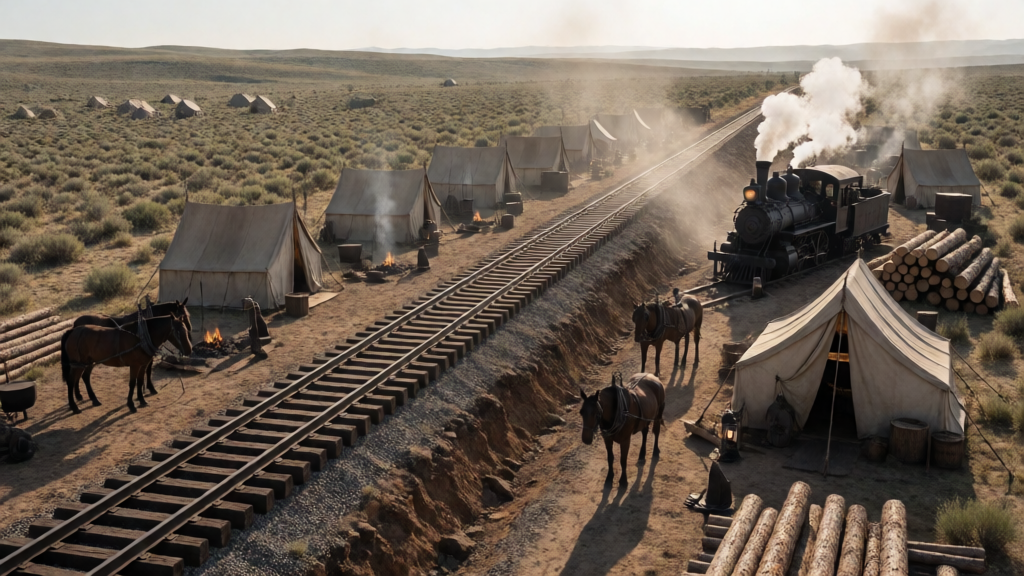
#> input picture MusicTests/loc_72fb9a2528.png, 1024 x 576 px
$ python -i pose_classify.py   (imports and definitions only)
#> lines starting #> are read from the running program, lines starting #| are printed output that depends on the picture
"""Pose Organizer helpers: classify a pose file's type from its content,
auto-tag a pose from its keypoint geometry, and compute a dedup hash.

Kept dependency-light: cv2/numpy when available, PIL fallback, and pure-Python
for the geometry/dedup logic (never raises).
"""
from __future__ import annotations

import logging
from pathlib import Path
from typing import Optional

logger = logging.getLogger(__name__)

try:
    import cv2  # type: ignore
    import numpy as np  # type: ignore
    _HAVE_CV2 = True
except Exception:
    cv2 = None  # type: ignore
    np = None  # type: ignore
    _HAVE_CV2 = False

try:
    from PIL import Image  # type: ignore
    _HAVE_PIL = True
except Exception:
    Image = None  # type: ignore
    _HAVE_PIL = False

IMAGE_EXTS = {".png", ".jpg", ".jpeg", ".webp", ".bmp"}
JSON_EXTS = {".json"}


def image_type_heuristic(path: str | Path) -> str:
    """Guess an image pose-file's kind WITHOUT a vision model:
    ``openpose_img`` (black bg + thin saturated colored lines),
    ``depth`` (near-grayscale), or ``natural`` (mannequin render / photo / art).
    Returns "natural" when it can't tell."""
#> called with path = '../../../MusicTests/loc_72fb9a2528.png'
    p = Path(path)
    try:
        if _HAVE_CV2:
            img = cv2.imread(str(p))
#> img is the input picture: shape (576, 1024, 3); mean B, G, R 86, 98.3, 110.8
            if img is None:
                return "natural"
            img = cv2.resize(img, (128, 128), interpolation=cv2.INTER_AREA)
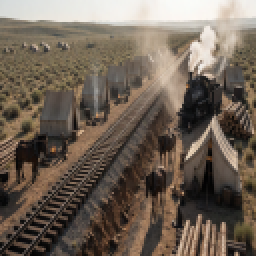
#> img: shape (128, 128, 3) (shown 2 times larger); mean B, G, R 86, 98.3, 110.8
            b, g, r = img[:, :, 0].astype("int16"), img[:, :, 1].astype("int16"), img[:, :, 2].astype("int16")
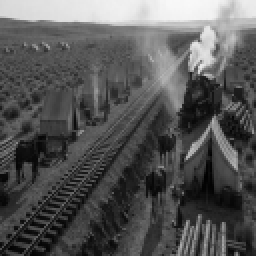
#> b: shape (128, 128) int16 (shown 2 times larger); min 1, max 249, mean 86
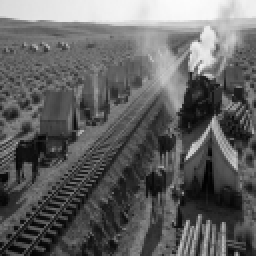
#> g: shape (128, 128) int16 (shown 2 times larger); min 2, max 252, mean 98.3
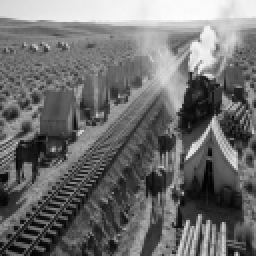
#> r: shape (128, 128) int16 (shown 2 times larger); min 1, max 253, mean 110.8
            maxc = np.maximum(np.maximum(r, g), b)
            minc = np.minimum(np.minimum(r, g), b)
            sat = (maxc - minc)
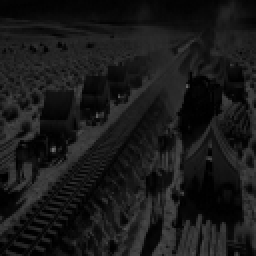
#> sat: shape (128, 128) int16 (shown 2 times larger); min 0, max 109, mean 24.9
            black_ratio = float((maxc < 30).mean())
#> black_ratio = 0.0778
            gray_ratio = float((sat < 12).mean())
#> gray_ratio = 0.275
            colored_ratio = float((sat > 60).mean())
#> colored_ratio = 0.0245
        elif _HAVE_PIL:
            im = Image.open(p).convert("RGB").resize((128, 128))
            px = list(im.getdata())
            n = len(px) or 1
            black = sum(1 for (rr, gg, bb) in px if max(rr, gg, bb) < 30)
            gray = sum(1 for (rr, gg, bb) in px if (max(rr, gg, bb) - min(rr, gg, bb)) < 12)
            colored = sum(1 for (rr, gg, bb) in px if (max(rr, gg, bb) - min(rr, gg, bb)) > 60)
            black_ratio, gray_ratio, colored_ratio = black / n, gray / n, colored / n
        else:
            return "natural"
    except Exception as e:
        logger.debug(f"pose_classify: heuristic failed for {p}: {e}")
        return "natural"

    # OpenPose skeleton: mostly black canvas with a small set of saturated lines.
    if black_ratio > 0.55 and 0.005 < colored_ratio < 0.35:
        return "openpose_img"
    # Depth / normal / lineart maps read as near-grayscale.
    if gray_ratio > 0.9:
        return "depth"
    return "natural"


# [10 lines left out: function classify_path, not called in this run]


# ── Geometry auto-tags ──────────────────────────────────────────────────────
def _y(j: dict, name: str) -> Optional[float]:
    v = j.get(name)
    return float(v[1]) if v else None


def _avg(*vals) -> Optional[float]:
    xs = [v for v in vals if v is not None]
    return sum(xs) / len(xs) if xs else None


# [70 lines left out: functions auto_tags_from_joints, dedup_hash, not called in this run]

>>> result = image_type_heuristic('../../../MusicTests/loc_72fb9a2528.png')

$ run again, on MusicTests/loc_dea1d6266a.png
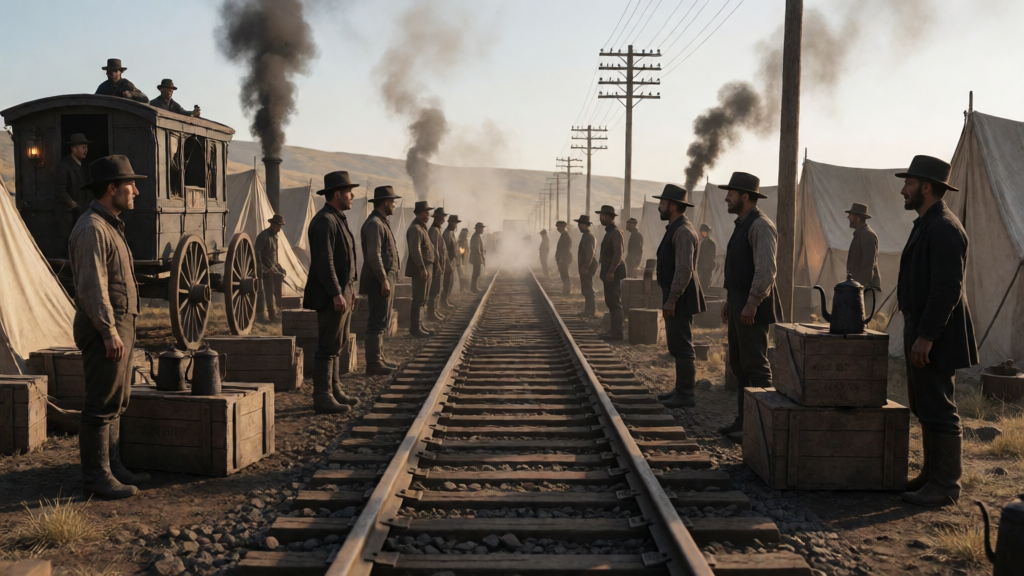
#> input picture MusicTests/loc_dea1d6266a.png, 1024 x 576 px
#> in image_type_heuristic, img is the input picture: shape (576, 1024, 3); mean B, G, R 88.9, 96.8, 104.8
#> img: shape (128, 128, 3)
#> in image_type_heuristic, `b, g, r = img[:, :, 0].astype("int16"), img[:, :, 1].astype("int16"), ..`:
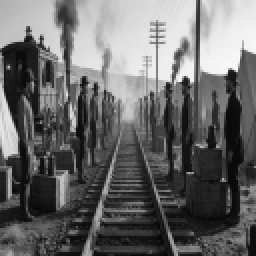
#> r: shape (128, 128) int16 (shown 2 times larger); min 5, max 248, mean 104.8
#> in image_type_heuristic, `sat = (maxc - minc)`:
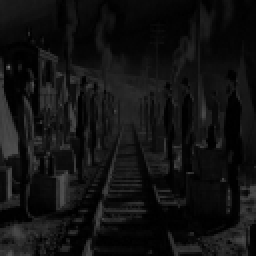
#> sat: shape (128, 128) int16 (shown 2 times larger); min 0, max 109, mean 17.6
#> black_ratio = 0.164
#> gray_ratio = 0.463
#> colored_ratio = 0.0244

$ run again, on MusicTests/loc_e0f7e30d4a.png
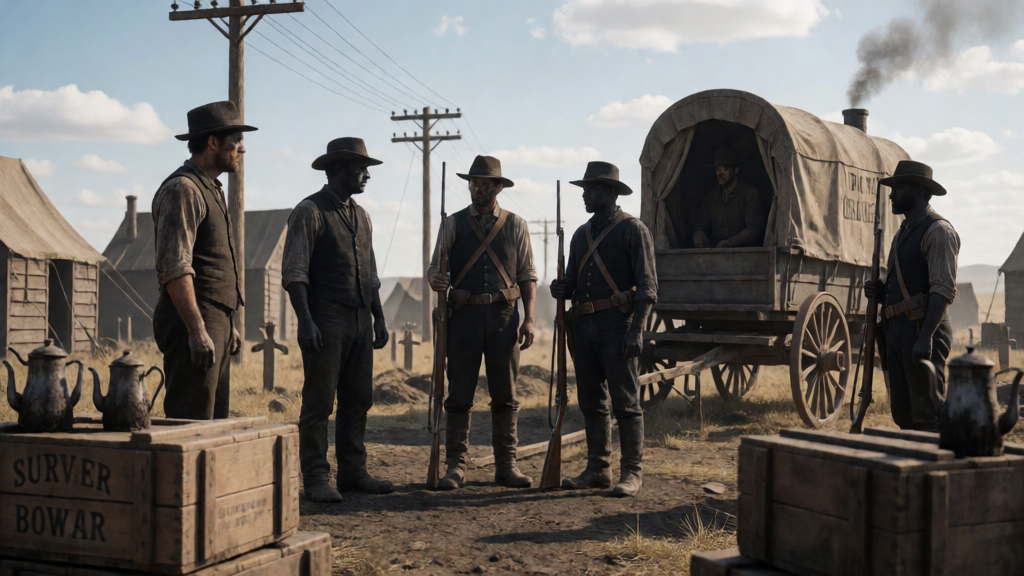
#> input picture MusicTests/loc_e0f7e30d4a.png, 1024 x 576 px
#> in image_type_heuristic, img is the input picture: shape (576, 1024, 3); mean B, G, R 102, 106.4, 110.6
#> img: shape (128, 128, 3)
#> in image_type_heuristic, `minc = np.minimum(np.minimum(r, g), b)`:
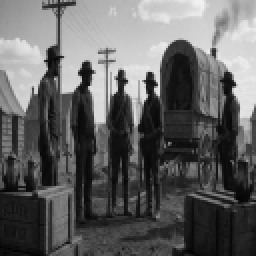
#> minc: shape (128, 128) int16 (shown 2 times larger); min 2, max 242, mean 97.5
#> in image_type_heuristic, `sat = (maxc - minc)`:
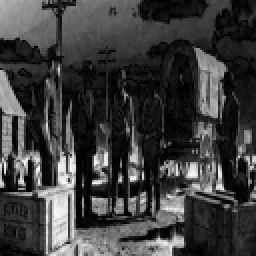
#> sat: shape (128, 128) int16 (shown 2 times larger); min 0, max 72, mean 17.5; drawn with min black and max white
#> black_ratio = 0.161
#> gray_ratio = 0.512
#> colored_ratio = 0.0214

$ run again, on MusicTests/location_sheet_v2.png
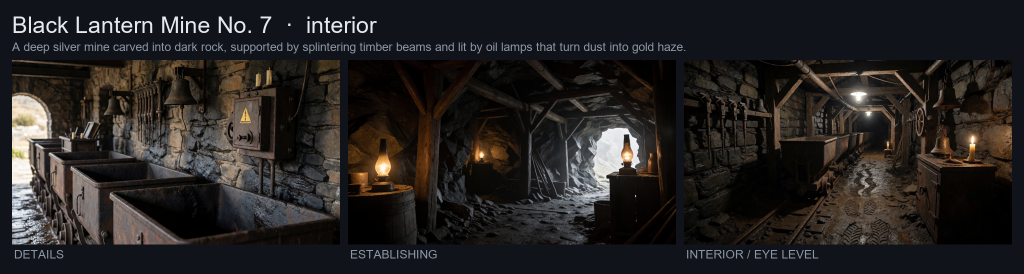
#> input picture MusicTests/location_sheet_v2.png, 2048 x 547 px (shown at 1/2 size)
#> in image_type_heuristic, img is the input picture: shape (547, 2048, 3); mean B, G, R 33.9, 35.1, 37.8
#> img: shape (128, 128, 3)
#> in image_type_heuristic, `b, g, r = img[:, :, 0].astype("int16"), img[:, :, 1].astype("int16"), ..`:
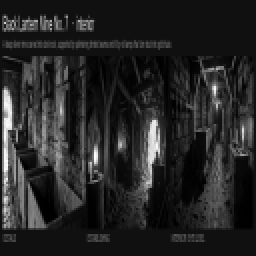
#> r: shape (128, 128) int16 (shown 2 times larger); min 0, max 253, mean 37.8
#> in image_type_heuristic, `sat = (maxc - minc)`:
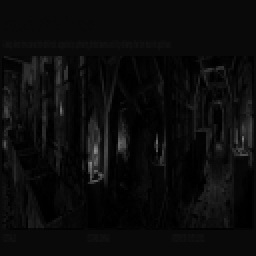
#> sat: shape (128, 128) int16 (shown 2 times larger); min 0, max 141, mean 11.2
#> black_ratio = 0.592
#> gray_ratio = 0.742
#> colored_ratio = 0.0101
